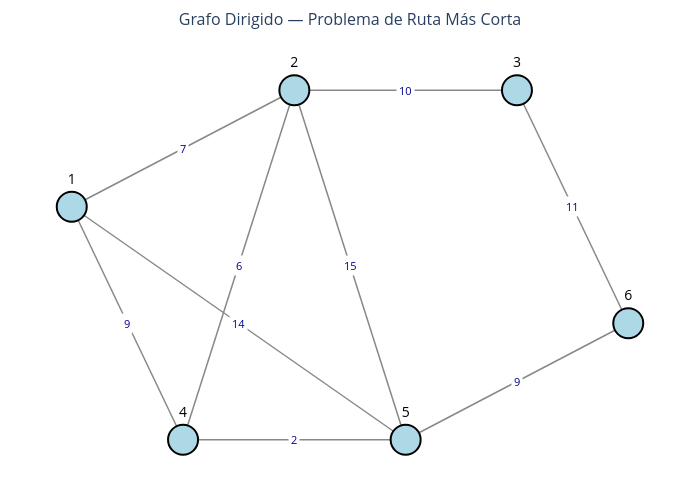

Here is the notebook cell this chart was saved with:
### Markdown cell above
## Ejemplo numérico: Grafo de 6 nodos

Creamos el grafo del ejemplo del informe (Figura 1) y ejecutamos Dijkstra desde el nodo 1 al nodo 6.

### Code cell
graph_adj = {
    1: [(2, 7), (4, 9), (5, 14)],
    2: [(3, 10), (5, 15)],
    3: [(6, 11)],
    4: [(2, 6), (5, 2)],
    5: [(6, 9)],
    6: []
}

G_spp = nx.DiGraph()
edges_spp = [
    (1, 2, 7), (1, 4, 9), (1, 5, 14),
    (2, 3, 10), (2, 5, 15),
    (3, 6, 11),
    (4, 2, 6), (4, 5, 2),
    (5, 6, 9)
]
for u, v, w in edges_spp:
    G_spp.add_edge(u, v, weight=w)

pos_spp = {
    1: (0, 1), 2: (1, 1.5), 3: (2, 1.5),
    4: (0.5, 0), 5: (1.5, 0), 6: (2.5, 0.5)
}

fig_spp = plot_graph(G_spp, pos_spp, title='Grafo Dirigido — Problema de Ruta Más Corta')
fig_spp.show()

### Figure 1 — Plotly figure (JSON) as saved in the notebook; plotly's stock layout.template omitted (floating-point values rounded to 4 significant figures)
{"data": [{"hoverinfo": "none", "line": {"color": "#888", "width": 1.5}, "mode": "lines", "showlegend": false, "type": "scatter", "x": [0, 1, null], "y": [1, 1.5, null]}, {"hoverinfo": "none", "line": {"color": "#888", "width": 1.5}, "mode": "lines", "showlegend": false, "type": "scatter", "x": [0, 0.5, null], "y": [1, 0, null]}, {"hoverinfo": "none", "line": {"color": "#888", "width": 1.5}, "mode": "lines", "showlegend": false, "type": "scatter", "x": [0, 1.5, null], "y": [1, 0, null]}, {"hoverinfo": "none", "line": {"color": "#888", "width": 1.5}, "mode": "lines", "showlegend": false, "type": "scatter", "x": [1, 2, null], "y": [1.5, 1.5, null]}, {"hoverinfo": "none", "line": {"color": "#888", "width": 1.5}, "mode": "lines", "showlegend": false, "type": "scatter", "x": [1, 1.5, null], "y": [1.5, 0, null]}, {"hoverinfo": "none", "line": {"color": "#888", "width": 1.5}, "mode": "lines", "showlegend": false, "type": "scatter", "x": [0.5, 1, null], "y": [0, 1.5, null]}, {"hoverinfo": "none", "line": {"color": "#888", "width": 1.5}, "mode": "lines", "showlegend": false, "type": "scatter", "x": [0.5, 1.5, null], "y": [0, 0, null]}, {"hoverinfo": "none", "line": {"color": "#888", "width": 1.5}, "mode": "lines", "showlegend": false, "type": "scatter", "x": [1.5, 2.5, null], "y": [0, 0.5, null]}, {"hoverinfo": "none", "line": {"color": "#888", "width": 1.5}, "mode": "lines", "showlegend": false, "type": "scatter", "x": [2, 2.5, null], "y": [1.5, 0.5, null]}, {"hoverinfo": "text", "hovertext": ["Nodo 1", "Nodo 2", "Nodo 4", "Nodo 5", "Nodo 3", "Nodo 6"], "marker": {"color": ["lightblue", "lightblue", "lightblue", "lightblue", "lightblue", "lightblue"], "line": {"color": "black", "width": 2}, "size": 30}, "mode": "markers+text", "showlegend": false, "text": ["1", "2", "4", "5", "3", "6"], "textfont": {"color": "black", "size": 14}, "textposition": "top center", "type": "scatter", "x": [0, 1, 0.5, 1.5, 2, 2.5], "y": [1, 1.5, 0, 0, 1.5, 0.5]}], "layout": {"annotations": [{"bgcolor": "white", "borderpad": 2, "font": {"color": "darkblue", "size": 11}, "showarrow": false, "text": "7", "x": 0.5, "y": 1.25}, {"bgcolor": "white", "borderpad": 2, "font": {"color": "darkblue", "size": 11}, "showarrow": false, "text": "9", "x": 0.25, "y": 0.5}, {"bgcolor": "white", "borderpad": 2, "font": {"color": "darkblue", "size": 11}, "showarrow": false, "text": "14", "x": 0.75, "y": 0.5}, {"bgcolor": "white", "borderpad": 2, "font": {"color": "darkblue", "size": 11}, "showarrow": false, "text": "10", "x": 1.5, "y": 1.5}, {"bgcolor": "white", "borderpad": 2, "font": {"color": "darkblue", "size": 11}, "showarrow": false, "text": "15", "x": 1.25, "y": 0.75}, {"bgcolor": "white", "borderpad": 2, "font": {"color": "darkblue", "size": 11}, "showarrow": false, "text": "6", "x": 0.75, "y": 0.75}, {"bgcolor": "white", "borderpad": 2, "font": {"color": "darkblue", "size": 11}, "showarrow": false, "text": "2", "x": 1, "y": 0}, {"bgcolor": "white", "borderpad": 2, "font": {"color": "darkblue", "size": 11}, "showarrow": false, "text": "9", "x": 2, "y": 0.25}, {"bgcolor": "white", "borderpad": 2, "font": {"color": "darkblue", "size": 11}, "showarrow": false, "text": "11", "x": 2.25, "y": 1}], "height": 500, "margin": {"b": 20, "l": 20, "r": 20, "t": 50}, "plot_bgcolor": "white", "showlegend": false, "title": {"font": {"size": 16}, "text": "Grafo Dirigido — Problema de Ruta Más Corta", "x": 0.5}, "width": 700, "xaxis": {"showgrid": false, "showticklabels": false, "zeroline": false}, "yaxis": {"showgrid": false, "showticklabels": false, "zeroline": false}}}
